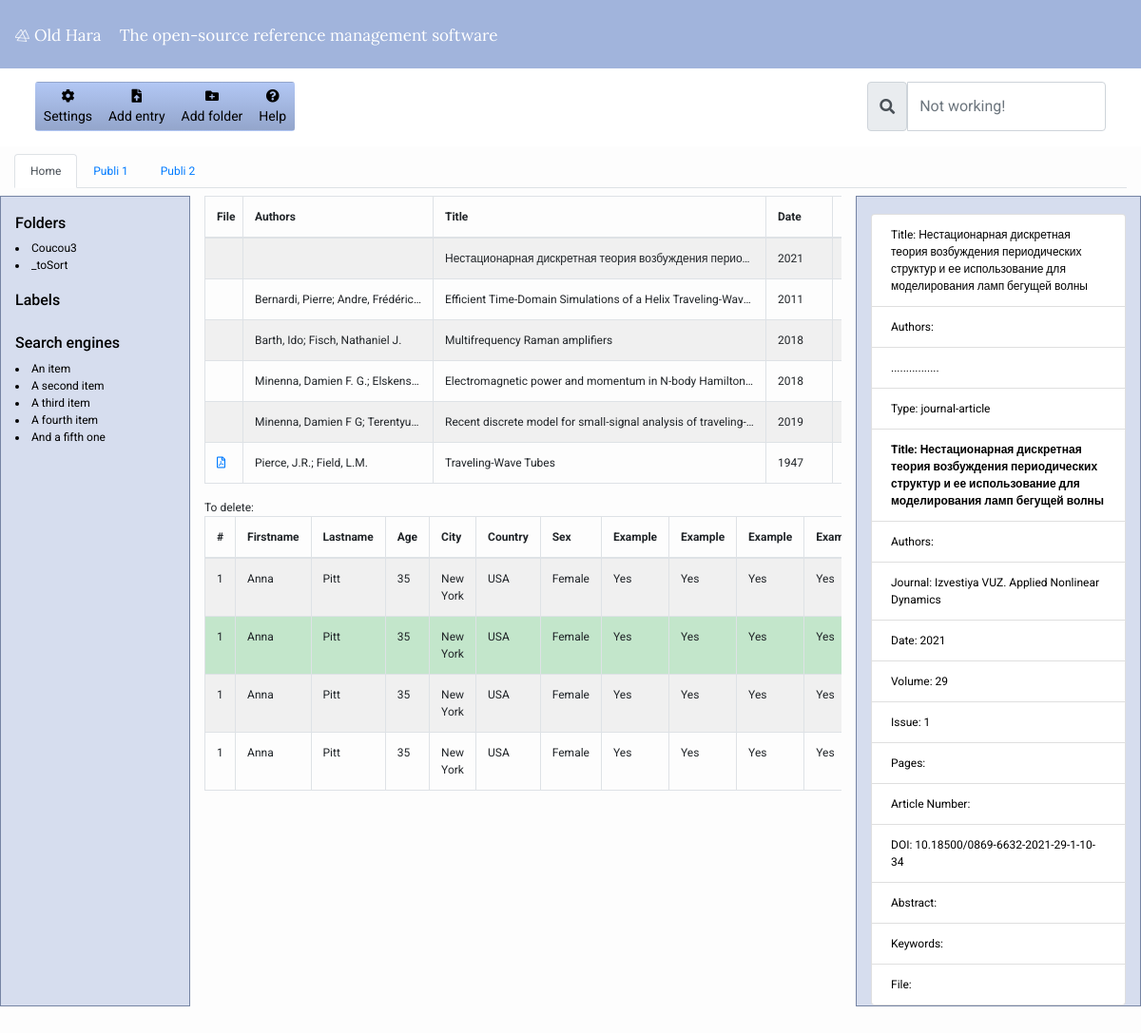
The page / on the database its author committed.
### OldHara_app/models.py (models this page shows)
class Path_Ref(models.Model):
    path = models.CharField(max_length=100, unique=True)

class Ref(models.Model):
    created_on = models.DateTimeField(auto_now_add=True)
    status = models.IntegerField(choices=STATUS, default=0)
    type = models.IntegerField(choices=TYPE, default=0)
    data = models.JSONField(null=True)
    title = models.TextField()
    doi = models.TextField(blank=True)
    url = models.URLField(blank=True)
    keyword = models.TextField(blank=True)
    abstract = models.TextField(blank=True)
    mainFile = models.FileField(upload_to='_toSort/',blank=True)
    note = models.TextField(blank=True)
    label = models.TextField(blank=True) # A modifier
    class Meta:
        ordering = ['-created_on']
    def __str__(self):
        return self.title
    def getAuthors_list(self):
        if 'message' in self.data:
            if 'author' in  self.data['message']:
                authors = ''
                nb = 0
                for author_i in self.data['message']['author']:
                    authors = authors + str(author_i['family']) + ', ' + str(author_i['given']) + '; '
                    nb = nb + 1
                if nb > 0:
                    return authors[:-2]
                else:
                    return ''
            else:
                return ''
        else:
            return ''
    def getAuthors(self):
        if 'message' in self.data:
            if 'author' in  self.data['message']:
                authors = ''
                nb = 0
                for author_i in self.data['message']['author']:
                    authors = authors + str(author_i['given']) + ' ' + str(author_i['family']) + ', '
                    nb = nb + 1
                if nb > 0:
                    return authors[:-2]
                else:
                    return ''
            else:
                return ''
        else:
            return ''
    def getTitle(self):
        if 'message' in self.data:
            if 'title' in  self.data['message']:
                return str(self.data['message']['title'][0])
            else:
                return ''
        else:
            return ''
    def getDate(self):
        if 'message' in self.data:
            if 'issued' in  self.data['message']:
                if 'date-parts' in  self.data['message']['issued']:
                    return str(self.data['message']['issued']['date-parts'][0][0])
                else:
                    return ''
            else:
                return ''
        else:
            return ''
    def getJournal(self):
        if 'message' in self.data:
            if 'container-title' in  self.data['message']:
                return str(self.data['message']['container-title'][0])
            else:
                return ''
        else:
            return ''
    def getVolume(self):
        if 'message' in self.data:
            if 'volume' in  self.data['message']:
                return str(self.data['message']['volume'])
            else:
                return ''
        else:
            return ''
    def getPage(self):
        if 'message' in self.data:
            if 'page' in  self.data['message']:
                return str(self.data['message']['page'])
            else:
                return ''
        else:
            return ''
    def getArticleNumber(self):
        if 'message' in self.data:
            if 'article-number' in  self.data['message']:
                return str(self.data['message']['article-number'])
            else:
                return ''
        else:
            return ''
    def getIssue(self):
        if 'message' in self.data:
            if 'issue' in  self.data['message']:
                return str(self.data['message']['issue'])
            else:
                return ''
        else:
            return ''
    def getDOI(self):
        if 'message' in self.data:
            if 'DOI' in  self.data['message']:
                return str(self.data['message']['DOI'].lower())
            else:
                return ''
        else:
            return ''
    def getType(self):
        if 'message' in self.data:
            if 'type' in  self.data['message']:
                return str(self.data['message']['type'])
            else:
                return ''
        else:
            return ''

### OldHara_app/views.py (the view)
# urls.py: path('', views.view_home, name='home'),
def view_home(request):
    template_name = 'index.html'
    id_selected = 0
    refs = Ref.objects.order_by('-created_on')
    ref_selected = Ref.objects.all()[id_selected]
    paths = Path_Ref.objects.order_by('path')
    dic_selected = {}
    dic_selected['Title'] = ref_selected.getTitle()
    dic_selected['Authors'] = ref_selected.getAuthors()
    return render(request, template_name,{
        'refs' : refs,
        'dic_selected' : dic_selected,
        'ref_selected' : ref_selected,
        'paths': paths,
        'page': 'home',
        })

### templates/index.html (shortened to what this page needs)
{% extends "base.html" %}
{% block content %}
<div class="container-fluid mb-2">
  <ul class="nav nav-tabs">
    <li class="nav-item">
      <a class="nav-link active" aria-current="page" href="/">Home</a>
    </li>
    <li class="nav-item">
      <a class="nav-link" href="#">Publi 1</a>
    </li>
    <li class="nav-item">
      <a class="nav-link" href="#">Publi 2</a>
    </li>
  </ul>
</div>
<div class="container-fluid">
<div class="row">
  <div class="col-2 bg-menu">
    {% include "menu.html" %}
  </div>
  {% if page == 'home' %}
  <div class="col-7">
    {% include "listRef.html" %}
  </div>
  <div class="col-3 bg-detail" id="details">
    {% include "details.html" %}
  </div>
  {% elif page == 'addfolder'  %}
  <div class="col-10">
    {% include "addfolder.html" %}
  </div>
  {% elif page == 'addentry'  %}
    {% include "addentry.html" %}
  {% endif %}
</div>
</div>
{%endblock%}

### templates/base.html (shortened to what this page needs)
{% load static%}<!DOCTYPE html>
<html>
    <head>
        <link rel="stylesheet" href="https://maxcdn.bootstrapcdn.com/bootstrap/4.0.0/css/bootstrap.min.css"
 />
        <link rel="stylesheet" href="{% static '/css/all.css' %}">
    </head>
    <body>
        <div class="container-fluid p-3 mb-2 bg-title fixed-top">
          <a class="navbar-brand text-white" href="/">
            <img src="{% static '/img/logo.png' %}" alt="" width="15">
            <span class="titlefont"> Old Hara </span>
          </a>
          <span class="titlefont">  The open-source reference management software </span>
        </div>
        <div class="container-fluid p-3 mb-2 bg-header2">
          <div class="btn-toolbar justify-content-between" role="toolbar" aria-label="Toolbar with button groups">
            <div class="btn-group btn-group-sm" role="group">
              <button type="button" class="btn btn-default btn-lg text-center">
                <span class="fas fa-cog"></span><br>Settings</button>
              <a href="addentry" class="btn btn-default btn-lg text-center">
                <span class="fas fa-file-upload"></span><br>Add entry</a>
              <a href="addfolder" class="btn btn-default btn-lg text-center">
                <span class="fas fa-folder-plus"></span><br>Add folder</a>
              <button type="button" class="btn btn-default btn-lg text-center">
                <span class="fas fa-question-circle"></span><br>Help</button>
            </div>
            <div class="input-group">
              <div class="input-group-text" id="btnGroupAddon"><i class="fas fa-search"></i></div>
              <input type="text" class="form-control" placeholder="Not working!" aria-describedby="btnGroupAddon">
            </div>
          </div>
        </div>
        {% block content %}{% endblock content %}
        <footer class="py-3 bg-grey">
        </footer>
    </body>
</html>

### templates/menu.html
<br>
<h6>Folders</h6>
{% for path_i in paths %}
  <li>{{ path_i.path }}</li>
{% endfor %}
<br>
<h6>Labels</h6>
<br>
<h6>Search engines</h6>
<li>An item</li>
<li>A second item</li>
<li>A third item</li>
<li>A fourth item</li>
<li>And a fifth one</li>

### templates/listRef.html (shortened to what this page needs)
<div class="table-responsive">
  <table width="400px" style="table-layout:fixed;" class="table table-bordered table-hover table-striped" id="tableList">
    <thead>
      <tr>
        <th width="40px">File</th>
        <th width="200px">Authors</th>
        <th width="350px">Title</th>
        <th width="70px">Date</th>
        <th width="200px">Journal</th>
      </tr>
    </thead>
    <tbody>
    {% for ref_i in refs %}
      <tr>
        <td id="appadd">
        {% if ref_i.mainFile %}
        <a type="button" href="{{ "media/"|add:ref_i.mainFile.name }}" target="_blank">
          <i class="far fa-file-pdf"></i>
        </a>
        {% endif %}
        </td>
        <td id="appadd">{{ ref_i.getAuthors_list }}</td>
        <td id="appadd">{{ ref_i.getTitle }}</td>
        <td id="appadd">{{ ref_i.getDate }}</td>
        <td id="appadd">{{ ref_i.getJournal }}</td>
      </tr>
    {% endfor %}
    </tbody>
  </table>
</div>
To delete:
<div class="table-responsive">
  <table class="table table-bordered table-hover table-striped">
    <thead>
      <tr>
        <th>#</th>
        <th>Firstname</th>
        <th>Lastname</th>
        <th>Age</th>
        <th>City</th>
        <th>Country</th>
        <th>Sex</th>
        <th>Example</th>
        <th>Example</th>
        <th>Example</th>
        <th>Example</th>
      </tr>
    </thead>
    <tbody>
      <tr>
        <td>1</td>
        <td>Anna</td>
        <td>Pitt</td>
        <td>35</td>
        <td>New York</td>
        <td>USA</td>
        <td>Female</td>
        <td>Yes</td>
        <td>Yes</td>
        <td>Yes</td>
        <td>Yes</td>
      </tr>
      <tr class="table-success">
        <td>1</td>
        <td>Anna</td>
        <td>Pitt</td>
        <td>35</td>
        <td>New York</td>
        <td>USA</td>
        <td>Female</td>
        <td>Yes</td>
        <td>Yes</td>
        <td>Yes</td>
        <td>Yes</td>
      </tr>
      <tr>
        <td>1</td>
        <td>Anna</td>
        <td>Pitt</td>
        <td>35</td>
        <td>New York</td>
        <td>USA</td>
        <td>Female</td>
        <td>Yes</td>
        <td>Yes</td>
        <td>Yes</td>
        <td>Yes</td>
      </tr>
      <tr>
        <td>1</td>
        <td>Anna</td>
        <td>Pitt</td>
        <td>35</td>
        <td>New York</td>
        <td>USA</td>
        <td>Female</td>
        <td>Yes</td>
        <td>Yes</td>
        <td>Yes</td>
        <td>Yes</td>
      </tr>
    </tbody>
  </table>
</div>

### templates/details.html (shortened to what this page needs)
  <br>
  <ul class="list-group">
    {% for key, value in dic_selected.items %}
      <li class="list-group-item">{{key}}: {{value}}</li>
    {% endfor %}
  <li class="list-group-item">................</li>
  <li class="list-group-item">Type: {{ ref_selected.getType }}</li>
  <li class="list-group-item"><b>Title: {{ ref_selected.getTitle }}</b></li>
  <li class="list-group-item">Authors: {{ ref_selected.getAuthors }}</li>
  <li class="list-group-item">Journal: {{ ref_selected.getJournal }}</li>
  <li class="list-group-item">Date: {{ ref_selected.getDate }}</li>
  <li class="list-group-item">Volume: {{ ref_selected.getVolume }}</li>
  <li class="list-group-item">Issue: {{ ref_selected.getIssue }}</li>
  <li class="list-group-item">Pages:
  </li>
  <li class="list-group-item">Article Number:
  </li>
  <li class="list-group-item">DOI: {{ ref_selected.getDOI }}</li>
  <li class="list-group-item">Abstract: {{ ref_selected.abstract }}</li>
  <li class="list-group-item">Keywords: {{ ref_selected.keyword }}</li>
  <li class="list-group-item">File:
  </li>
</ul>

### static/css/all.css (style rules this page uses)
.fa, .fas, .far, .fal, .fad, .fab { -moz-osx-font-smoothing: grayscale; -webkit-font-smoothing: antialiased; display: inline-block; font-style: normal; font-variant: normal; text-rendering: auto; line-height: 1; }
.fa-cog:before { content: "\f013"; }
.fa-file-pdf:before { content: "\f1c1"; }
.fa-file-upload:before { content: "\f574"; }
.fa-folder-plus:before { content: "\f65e"; }
.fa-question-circle:before { content: "\f059"; }
.fa-search:before { content: "\f002"; }
.far { font-family: 'Font Awesome 5 Free'; font-weight: 400; }

### templates/base.html (style rules this page uses)
.titlefont { color: white; font-family: 'Lora', serif; font-size: 17px; }
.bg-title { background-color: #A1B4DC; }
.bg-header2 { background-color: white ; }
body { font-family: "Roboto", sans-serif; font-size: 12px; background-color: #fdfdfd; padding-top: 70px; }
.btn-default { color: black; border-color: #7584A3; background: -webkit-linear-gradient(to bottom, #B2C7F4, #93A5CB); background: linear-gradient(to bottom, #B2C7F4, #93A5CB); border: 3px solid #7584A3; }

### templates/index.html (style rules this page uses)
.bg-menu { background-color: #D6DDEE ; color: black; border-color: #7584A3; border: 1px solid #7584A3; }
.bg-detail { background-color: #D6DDEE ; color: black; border-color: #7584A3; border: 1px solid #7584A3; }
#appadd { white-space: nowrap; overflow: hidden; width: 10px; height: 10px; text-overflow: ellipsis; }

### rows shown on the page
Path_Ref: path "Coucou3"
Path_Ref: path "_toSort"
Ref: getTitle "Нестационарная дискретная теория возбуждения перио…", getDate "2021", getType "journal-article", getTitle "Нестационарная дискретная теория возбуждения периодических структур и ее использование для моделирования ламп бегущей волны", getJournal "Izvestiya VUZ. Applied Nonlinear Dynamics", getVolume "29", getIssue "1", getDOI "10.18500/0869-6632-2021-29-1-10-34"
Ref: getAuthors_list "Bernardi, Pierre; Andre, Frédéric…", getTitle "Efficient Time-Domain Simulations of a Helix Traveling-Wav…", getDate "2011"
Ref: getAuthors_list "Barth, Ido; Fisch, Nathaniel J.", getTitle "Multifrequency Raman amplifiers", getDate "2018"
Ref: getAuthors_list "Minenna, Damien F. G.; Elskens,…", getTitle "Electromagnetic power and momentum in N-body Hamilton…", getDate "2018"
Ref: getAuthors_list "Minenna, Damien F G; Terentyu…", getTitle "Recent discrete model for small-signal analysis of traveling-…", getDate "2019"
Ref: getAuthors_list "Pierce, J.R.; Field, L.M.", getTitle "Traveling-Wave Tubes", getDate "1947"

### other values the page prints
{{ key }} "Title" "Authors"
{{ value }} "Нестационарная дискретная теория возбуждения периодических структур и ее использование для моделирования ламп бегущей волны"
